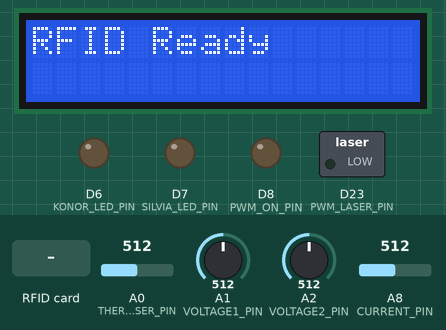
The sketch below on a simulated Arduino Due. Shown: 16×2 character LCD, switched loads named in the sketch (green lamp = pin HIGH), output pins drawn as LEDs (lit = HIGH). The inputs (shaded band) are chosen by the test bench; at power-on: A0 (THERMISTOR_LASER_PIN) = 512, A1 (VOLTAGE1_PIN) = 512, A2 (VOLTAGE2_PIN) = 512, A8 (CURRENT_PIN) = 512 (analog values on the 0–1023 scale).

Above: at 0.8 s.
At 2.9 s:
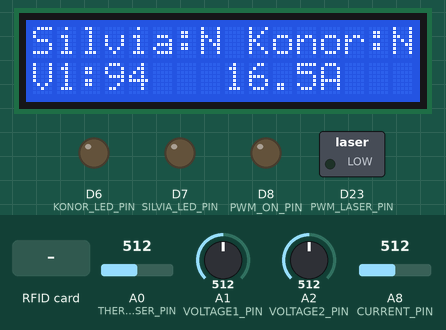
3.0 s: RFID card 73 D6 EE AE held to the reader
At 4.5 s:
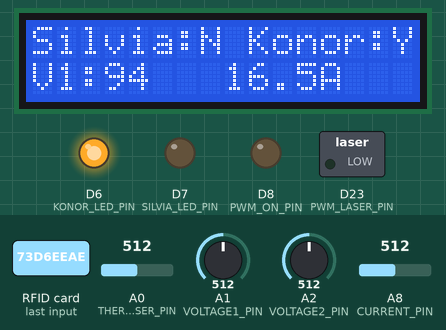
6.0 s: A0 (THERMISTOR_LASER_PIN) set to 808
7.5 s: A0 (THERMISTOR_LASER_PIN) set to 837
At 8.1 s:
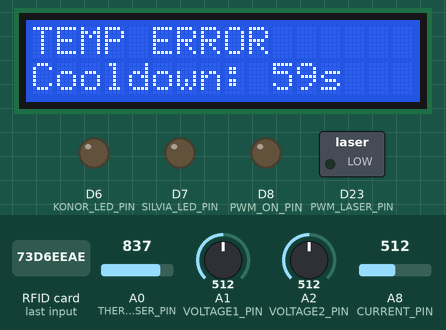
Timing chart, 0 to 10.5 s (numbered marks = the images above; inputs shaded):
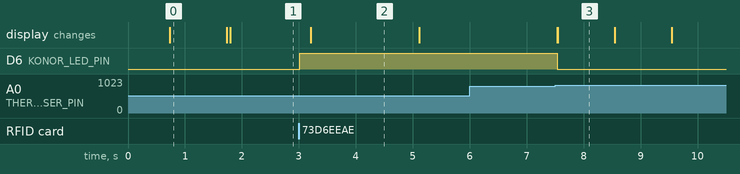

The sketch:

Laser_Control.ino
```cpp
#include <Wire.h>
#include <SPI.h>
#include <MFRC522.h>
#include <LiquidCrystal_I2C.h>
#include <math.h>
#include <Watchdog_t4.h>

WDT_T4<WDT1> wdt;

// RFID RC522
#define RST_PIN 9
#define SS_PIN 10
MFRC522 mfrc522(SS_PIN, RST_PIN);

// LCD I2C
LiquidCrystal_I2C lcd(0x27, 16, 2);

// Known UIDs
const byte UID_A[] = { 0x73, 0xD6, 0xEE, 0xAE };  // KONOR
const byte UID_B[] = { 0x53, 0x77, 0xAB, 0x98 };  // SILVIA
const byte UID_A_LEN = sizeof(UID_A);
const byte UID_B_LEN = sizeof(UID_B);

// Pins
const int THERMISTOR_LASER_PIN  = A0;  // pin 14
const int THERMISTOR_MOSFET_PIN = A3;  // pin 17
const int VOLTAGE1_PIN   = A1;  // pin 15
const int VOLTAGE2_PIN   = A2;  // pin 16
const int CURRENT_PIN    = A8;  // pin 22
const int PWM_LASER_PIN  = 23;
const int PWM_ON_PIN     = 8;
const int KONOR_LED_PIN  = 6;
const int SILVIA_LED_PIN = 7;

// Constants
const float ADC_REF = 3.3;
const int ADC_RES = 4095;
const float SHUNT_RESISTANCE = 0.1;
const float VOLT_DIV_RATIO_1 = 57.0;
const float VOLT_DIV_RATIO_2 = 37.0;

// System State
bool isA_loggedIn = false;
bool isB_loggedIn = false;
bool isLocked = false;
bool inCooldown = false;
int unknownScanCount = 0;
int pwmLaserValue = 255;  // default 100%

// Override
bool overrideMode = false;
unsigned long overrideStartTime = 0;
const unsigned long overrideDuration = 60000;
unsigned long lastUIDScanTime = 0;
const unsigned long overrideScanWindow = 3000;
byte lastUID[10];
byte lastUIDLen = 0;

// Timing
unsigned long lastVoltageSwitch = 0;
unsigned long lastDisplayUpdate = 0;
unsigned long cooldownStart = 0;
const unsigned long voltageSwitchInterval = 5000;
const unsigned long displayInterval = 200;
const unsigned long cooldownDuration = 60000;
bool showVoltage1 = true;

// Soft start
unsigned long softStartStartTime = 0;
const unsigned long softStartDuration = 5000;  // 5 seconds

void setup() {
  Serial.begin(115200);
  analogReadResolution(12);
  analogReadAveraging(8);
  pinMode(PWM_LASER_PIN, OUTPUT);
  pinMode(PWM_ON_PIN, OUTPUT);
  pinMode(KONOR_LED_PIN, OUTPUT);
  pinMode(SILVIA_LED_PIN, OUTPUT);
  analogWrite(PWM_LASER_PIN, 0);
  analogWrite(PWM_ON_PIN, 0);

  WDT_timings_t config = {
    .trigger = 8000,
    .timeout = 16000,
    .callback = nullptr
  };
  wdt.begin(config);

  lcd.init();
  lcd.backlight();
  lcd.setCursor(0, 0);
  lcd.print("LCD OK...");
  delay(500);

  SPI.begin();
  mfrc522.PCD_Init();
  delay(100);
  lcd.clear();
  lcd.print("RFID Ready");
  delay(1000);
  lcd.clear();
}

void loop() {
  wdt.feed();

  static int lastPwmOnValue = -1;
  static int lastLaserPwmValue = -1;
  static bool lastPwmOn = false;

  digitalWrite(KONOR_LED_PIN, isA_loggedIn);
  digitalWrite(SILVIA_LED_PIN, isB_loggedIn);

  float tempC = readTemperature(THERMISTOR_LASER_PIN);
  if ((tempC >= 60.0 || tempC > 150.0) && !inCooldown) enterCooldown("TEMP ERROR");
  if (inCooldown) { handleCooldown(); return; }

  if (Serial.available()) {
    int input = Serial.parseInt();
    if (input >= 0 && input <= 255) {
      pwmLaserValue = input;
    }
  }

  // RFID logic
  if (mfrc522.PICC_IsNewCardPresent() && mfrc522.PICC_ReadCardSerial()) {
    byte* uid = mfrc522.uid.uidByte;
    byte uidLen = mfrc522.uid.size;
    unsigned long now = millis();

    if (compareUID(uid, uidLen, UID_A, UID_A_LEN)) {
      if (lastUIDLen == UID_A_LEN && compareUID(uid, uidLen, lastUID, lastUIDLen)) {
        if (now - lastUIDScanTime <= overrideScanWindow) {
          overrideMode = true;
          overrideStartTime = now;
          softStartStartTime = now;
          lcd.clear();
          lcd.setCursor(0, 0);
          lcd.print("OVERRIDE MODE");
          delay(1000);
          lcd.clear();
        }
      }
      memcpy(lastUID, uid, uidLen);
      lastUIDLen = uidLen;
      lastUIDScanTime = now;
    }

    if (compareUID(uid, uidLen, UID_A, UID_A_LEN)) {
      isA_loggedIn = !isA_loggedIn;
      unknownScanCount = 0;
    } else if (compareUID(uid, uidLen, UID_B, UID_B_LEN)) {
      if (!isLocked) {
        isB_loggedIn = !isB_loggedIn;
        unknownScanCount = 0;
      }
    } else {
      unknownScanCount++;
      if (unknownScanCount >= 2) {
        isA_loggedIn = false;
        isB_loggedIn = false;
        isLocked = true;
      }
    }

    mfrc522.PICC_HaltA();
  }

  if (overrideMode && millis() - overrideStartTime > overrideDuration) {
    overrideMode = false;
  }

  float currentVoltage = analogRead(CURRENT_PIN) * (ADC_REF / ADC_RES);
  float currentAmps = currentVoltage / SHUNT_RESISTANCE;
  float voltage1 = analogRead(VOLTAGE1_PIN) * (ADC_REF / ADC_RES) * VOLT_DIV_RATIO_1;
  float voltage2 = analogRead(VOLTAGE2_PIN) * (ADC_REF / ADC_RES) * VOLT_DIV_RATIO_2;

  bool pwmOn = ((isA_loggedIn && isB_loggedIn) || overrideMode) && !isLocked;

  // Detect rising edge for soft start
  if (pwmOn && !lastPwmOn) {
    softStartStartTime = millis();
  }
  lastPwmOn = pwmOn;

  // Soft-start PWM (pin 8)
  int pwmOnValue = 0;
  if (pwmOn) {
    unsigned long elapsed = millis() - softStartStartTime;
    pwmOnValue = (elapsed >= softStartDuration) ? 255 : map(elapsed, 0, softStartDuration, 0, 255);
  } else {
    pwmOnValue = 0;
  }
  if (pwmOnValue != lastPwmOnValue) {
    analogWrite(PWM_ON_PIN, pwmOnValue);
    lastPwmOnValue = pwmOnValue;
  }

  // Laser PWM (pin 23)
  int laserPwmValue = (pwmOn ? pwmLaserValue : 0);
  if (laserPwmValue != lastLaserPwmValue) {
    analogWrite(PWM_LASER_PIN, laserPwmValue);
    lastLaserPwmValue = laserPwmValue;
  }

  // Display control
  if (millis() - lastVoltageSwitch > voltageSwitchInterval) {
    showVoltage1 = !showVoltage1;
    lastVoltageSwitch = millis();
  }

  if (millis() - lastDisplayUpdate >= displayInterval) {
    lcd.setCursor(0, 0);

    if (overrideMode) {
      lcd.print("OVERRIDE MODE   ");
      lcd.setCursor(0, 1);
      unsigned long remaining = (overrideDuration - (millis() - overrideStartTime)) / 1000;
      lcd.print("Time Left: ");
      if (remaining < 10) lcd.print(" ");
      lcd.print(remaining);
      lcd.print("s   ");
    } else if (pwmOn) {
      lcd.print("POWER:ON  PWM:");
      lcd.print((int)(pwmLaserValue * 100 / 255));
      lcd.print("% ");
      lcd.setCursor(0, 1);
      float displayV = showVoltage1 ? voltage1 : voltage2;
      lcd.print(showVoltage1 ? "V1:" : "V2:");
      lcd.print((int)displayV);
      if (displayV < 100) lcd.print(" ");
      if (displayV < 10) lcd.print(" ");
      lcd.print(" ");
      printFixed(lcd, currentAmps, 3, 1);
      lcd.print("A");
    } else {
      lcd.print("Silvia:");
      lcd.print(isB_loggedIn ? "Y " : "N ");
      lcd.print("Konor:");
      lcd.print(isA_loggedIn ? "Y" : "N ");
      lcd.print("   ");
      lcd.setCursor(0, 1);
      float displayV = showVoltage1 ? voltage1 : voltage2;
      lcd.print(showVoltage1 ? "V1:" : "V2:");
      lcd.print((int)displayV);
      if (displayV < 100) lcd.print(" ");
      if (displayV < 10) lcd.print(" ");
      lcd.print(" ");
      printFixed(lcd, currentAmps, 3, 1);
      lcd.print("A");
    }

    lastDisplayUpdate = millis();
  }
}

float readTemperature(int pin) {
  const float Vcc = 3.3;
  const float R_FIXED = 10000.0;
  const float BETA = 3950.0;
  const float T0 = 298.15;
  int raw = analogRead(pin);
  if (raw < 5 || raw > 4090) return 999.0;
  float Vout = raw * (Vcc / ADC_RES);
  float R_therm = R_FIXED * ((Vcc / Vout) - 1.0);
  float tempK = 1.0 / (log(R_therm / R_FIXED) / BETA + (1.0 / T0));
  return tempK - 273.15;
}

bool compareUID(const byte *uid1, byte len1, const byte *uid2, byte len2) {
  if (len1 != len2) return false;
  for (byte i = 0; i < len1; i++) {
    if (uid1[i] != uid2[i]) return false;
  }
  return true;
}

void enterCooldown(const char* reason) {
  isA_loggedIn = false;
  isB_loggedIn = false;
  isLocked = true;
  inCooldown = true;
  overrideMode = false;
  analogWrite(PWM_LASER_PIN, 0);
  analogWrite(PWM_ON_PIN, 0);
  lcd.clear();
  lcd.setCursor(0, 0);
  lcd.print(reason);
  cooldownStart = millis();
}

void handleCooldown() {
  unsigned long elapsed = millis() - cooldownStart;
  unsigned long remaining = (cooldownDuration - elapsed) / 1000;
  lcd.setCursor(0, 1);
  lcd.print("Cooldown: ");
  if (remaining < 10) lcd.print(" ");
  lcd.print(remaining);
  lcd.print("s   ");
  if (elapsed >= cooldownDuration) {
    inCooldown = false;
    isLocked = false;
    lcd.clear();
    lcd.print("Cooldown done");
    delay(1000);
    lcd.clear();
  }
}

void printFixed(LiquidCrystal_I2C &lcd, float value, int digits, int decimals) {
  char buffer[8];
  dtostrf(value, digits + decimals + 1, decimals, buffer);
  lcd.print(buffer);
}
```

Measured:
- the behaviour switches between 819 and 820 on A0 (THERMISTOR_LASER_PIN) (found by bisection; images 2 and 3)
- after the input at 3.0 s, D6 (KONOR_LED_PIN): LOW → HIGH at once; the display: changes after 0.21 s (image 2)
- after the input at 6.0 s, every drawn part: stays the same
- after the input at 7.5 s, D6 (KONOR_LED_PIN): HIGH → LOW at once; the display: first changes at once (image 3 shows a later state)
- what the display in image 0 shows lasts 1.0 s, from 0.7 s to 1.7 s
- what the display in image 2 shows lasts 1.9 s, from 3.2 s to 5.1 s
